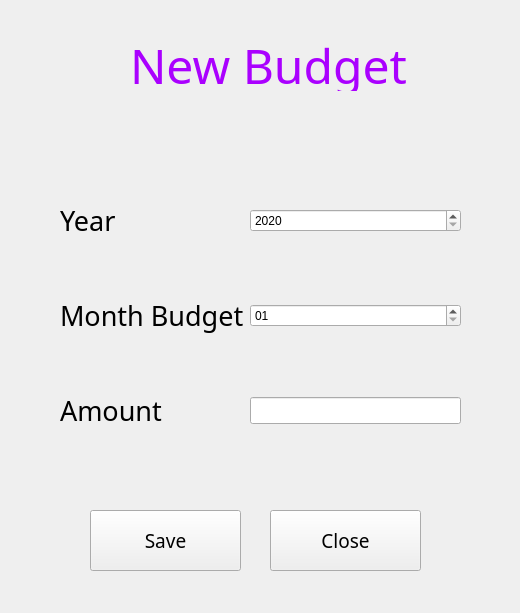
<?xml version="1.0" encoding="UTF-8"?>
<ui version="4.0">
 <class>AddBudget</class>
 <widget class="QWidget" name="AddBudget">
  <property name="geometry">
   <rect>
    <x>0</x>
    <y>0</y>
    <width>520</width>
    <height>613</height>
   </rect>
  </property>
  <property name="windowTitle">
   <string>Form</string>
  </property>
  <widget class="QLabel" name="lblNewBudget">
   <property name="geometry">
    <rect>
     <x>130</x>
     <y>40</y>
     <width>301</width>
     <height>51</height>
    </rect>
   </property>
   <property name="font">
    <font>
     <family>MV Boli</family>
     <pointsize>36</pointsize>
     <italic>false</italic>
     <bold>false</bold>
    </font>
   </property>
   <property name="styleSheet">
    <string notr="true">
font: 36pt &quot;MV Boli&quot;;
color:rgb(170, 0, 255)

</string>
   </property>
   <property name="text">
    <string>New Budget </string>
   </property>
  </widget>
  <widget class="QPushButton" name="btnSaveBudget">
   <property name="geometry">
    <rect>
     <x>90</x>
     <y>510</y>
     <width>151</width>
     <height>61</height>
    </rect>
   </property>
   <property name="font">
    <font>
     <family>Nirmala UI Semilight</family>
     <pointsize>14</pointsize>
    </font>
   </property>
   <property name="text">
    <string>Save</string>
   </property>
  </widget>
  <widget class="QPushButton" name="btnCloseBudget">
   <property name="geometry">
    <rect>
     <x>270</x>
     <y>510</y>
     <width>151</width>
     <height>61</height>
    </rect>
   </property>
   <property name="font">
    <font>
     <family>Nirmala UI Semilight</family>
     <pointsize>14</pointsize>
    </font>
   </property>
   <property name="text">
    <string>Close</string>
   </property>
  </widget>
  <widget class="QWidget" name="">
   <property name="geometry">
    <rect>
     <x>60</x>
     <y>150</y>
     <width>401</width>
     <height>331</height>
    </rect>
   </property>
   <layout class="QGridLayout" name="gridLayoutBugdet">
    <item row="0" column="0">
     <widget class="QLabel" name="lblYearBugdet">
      <property name="font">
       <font>
        <family>Myanmar Texti</family>
        <pointsize>20</pointsize>
        <italic>false</italic>
        <bold>false</bold>
       </font>
      </property>
      <property name="styleSheet">
       <string notr="true">
font: 20pt &quot;Myanmar Texti&quot;;</string>
      </property>
      <property name="text">
       <string>Year</string>
      </property>
     </widget>
    </item>
    <item row="6" column="0">
     <widget class="QLabel" name="lblAmountBugdet">
      <property name="font">
       <font>
        <family>Myanmar Texti</family>
        <pointsize>20</pointsize>
        <italic>false</italic>
        <bold>false</bold>
       </font>
      </property>
      <property name="styleSheet">
       <string notr="true">
font: 20pt &quot;Myanmar Texti&quot;;</string>
      </property>
      <property name="text">
       <string>Amount</string>
      </property>
     </widget>
    </item>
    <item row="6" column="1">
     <widget class="QLineEdit" name="txtAmountBugdet">
      <property name="font">
       <font>
        <family>Segoe UI</family>
        <pointsize>12</pointsize>
        <italic>false</italic>
        <bold>false</bold>
       </font>
      </property>
      <property name="styleSheet">
       <string notr="true">font: 12pt &quot;Segoe UI&quot;;</string>
      </property>
      <property name="text">
       <string/>
      </property>
     </widget>
    </item>
    <item row="0" column="1">
     <widget class="QDateEdit" name="dateYear">
      <property name="styleSheet">
       <string notr="true">font: 18pt &quot;Segoe UI&quot;;</string>
      </property>
      <property name="maximumDate">
       <date>
        <year>2100</year>
        <month>12</month>
        <day>31</day>
       </date>
      </property>
      <property name="minimumDate">
       <date>
        <year>2020</year>
        <month>9</month>
        <day>14</day>
       </date>
      </property>
      <property name="displayFormat">
       <string>yyyy</string>
      </property>
     </widget>
    </item>
    <item row="5" column="0">
     <widget class="QLabel" name="lblMonthBugdet">
      <property name="font">
       <font>
        <family>Myanmar Texti</family>
        <pointsize>20</pointsize>
        <italic>false</italic>
        <bold>false</bold>
       </font>
      </property>
      <property name="styleSheet">
       <string notr="true">
font: 20pt &quot;Myanmar Texti&quot;;</string>
      </property>
      <property name="text">
       <string>Month Budget</string>
      </property>
     </widget>
    </item>
    <item row="5" column="1">
     <widget class="QDateEdit" name="dateMonthBugdet">
      <property name="styleSheet">
       <string notr="true">font: 18pt &quot;Segoe UI&quot;;</string>
      </property>
      <property name="maximumDate">
       <date>
        <year>2100</year>
        <month>12</month>
        <day>31</day>
       </date>
      </property>
      <property name="minimumDate">
       <date>
        <year>2020</year>
        <month>1</month>
        <day>1</day>
       </date>
      </property>
      <property name="displayFormat">
       <string>MM</string>
      </property>
      <property name="calendarPopup">
       <bool>false</bool>
      </property>
     </widget>
    </item>
   </layout>
  </widget>
 </widget>
 <resources/>
 <connections/>
</ui>
